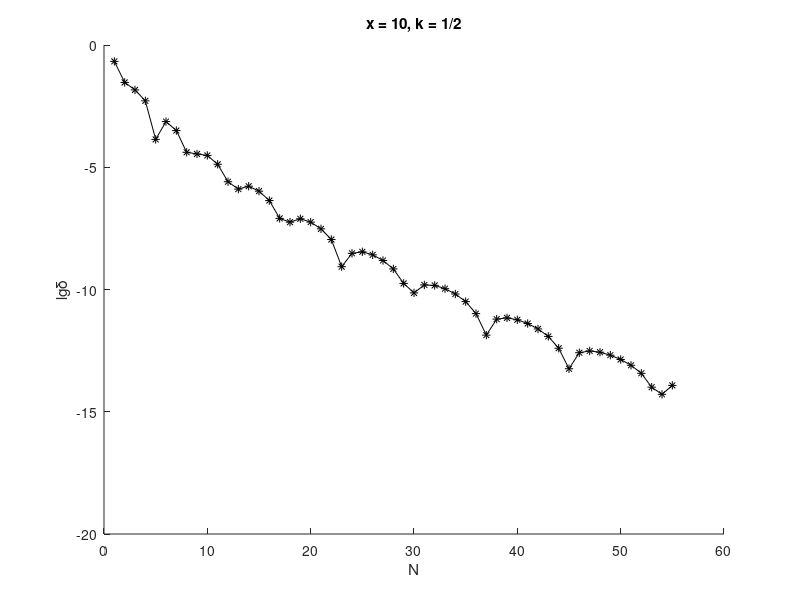

Source code (MATLAB):
clc
clear all
close all

d = [ 0.214045199464487713706414942964388583982322843285498232074020209378527503
	  0.02947513554006007480493863858538041905182162078820867061085931791715202
	  0.014543984351493985900752826031408658808893158832399575476753920197293441
	  0.005201528865024631527774742851686462946199012893674098342199753519254244
	  0.000137790457506870807490331834954182263240472452078367295309785067431705
	  0.000739114451971329694743546380112671500236346089002274184387598186671639
	  0.000316370115531224247959421934536992568207691815962018696878898724071207
	  4.0921686083989717613293743043343590323100812497175366344006233281756e-05
	  3.4921908438102882082245322733726596230770831693613938362379219689873e-05
	  3.0470560952119066538782794539943589345714308692576000773044933561776e-05
	  1.3239223468433520015538997826741743190414760224418149219483526315789e-05
	  2.564337077195722616789105758321113149621011444671039066466129129232e-06
	  1.275972344230207370648350435958378111767842478938507539039252689073e-06
	  1.677855670651851834424207577242569130757811296592977767288520250194e-06
	  1.051357285999082455478459607173623070910291128002476397672591194069e-06
	  4.35197115083194413350428668205136829777527462501498090296084088543e-07
	  8.1074884547194291418673208125528214680493218009406359164039077882e-08
	  5.6735298488876405818203997135254679030885185106211938203876352683e-08
	  7.8329981368515988577424414267117734706732197793208256656230707591e-08
	  5.705755911717898786896559767934343235967238070397908016359882649e-08
	  3.0256249745320686647809216948274130696845220383356953816554738178e-08
	  1.1070758826423329980865789252365134735397166044395014301779699819e-08
	  8.58163552739116043124918246893310658322763125770691125819265221e-10
	  3.009715063512392606747808355182272460361167191036023290901715911e-09
	  3.478981302275250819504411729416136286449941541287261792121673292e-09
	  2.615989378757877934972657960124951074207004351178916969383807654e-09
	  1.536707732858897316780979012526958204484354550787530184452919102e-09
	  6.93627131327788076769900516041229902754783161053733139955512646e-10
	  1.774347150433027175367247710470404383104902267793143079619219e-10
	  7.2765107978742525651555638628049649981286672359727639987713764e-11
	  1.53570066169245805800265783048048830968793629529766631370849501e-10
	  1.47179112306973279881193294045522059787884453948961514988256173e-10
	  1.07975953093355077152981733282953685845307524407245073778783181e-10
	  6.5456411926186661330836911230014251763693805486557891167417974e-11
	  3.2015948878742679109388976285932118074473481084036257000400428e-11
	  1.0332986218524210802962518272068032267831388111318411293224373e-11
	  1.360120061720546075642566132540227471828560889921894290175303e-12
	  6.151688979199235794343680372475199538807918227238480824500321e-12
	  6.919026610573422563923902439082209244200421550320721774276124e-12
	  5.780078399238524675456754474425211172107040518566757191042482e-12
	  4.055550356135705153518524730095123763512139846219310335033069e-12
	  2.438407617971822675748645679922292077190893806384411872237213e-12
	  1.205375245793898030148780286809164828854835295341224544679323e-12
	  3.96689645721929499853350015672571436657246635437491450496973e-13
	  5.7392914084467778727392085944590771369074872530200680848348e-14
	  2.59753760278889007979946522291445753403413607932577687128357e-13
	  3.06735210292847410865188373143277238358414178173586626376285e-13
	  2.72430457432083009807028046742941893269886710852202051037051e-13
	  2.06376890906106192440225476388469301790242933127759300747065e-13
	  1.37443069640871379493390474726550609675583626822190543771995e-13
	  7.9602284378708520028178216540915131378250644964948164053118e-14
	  3.7383437656012731939937475623652305310125765423331166984544e-14
	  1.0118262204682353975022899256716452326957554822380584801912e-14
	  5.158921934376390157526828657402477781064510222259267001253e-15
	  1.1960762903633130571327315192351489115515160919750647767831e-14
	];

N = 1:length(d);

xlabel('N'); ylabel('lg\delta');
title('x = 10, k = 1/2')
hold on
plot(N, log10(d), 'k*-');
